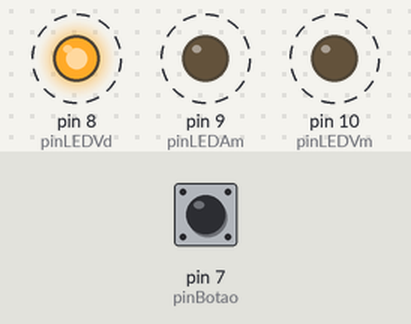
A sketch run on a simulated Arduino Uno, built with avr-gcc and run on an emulated ATmega328P. Parts: output pins drawn as LEDs (lit = HIGH). Dashed ring = blinking. The inputs (shaded band) are chosen by the test bench; at power-on: pin 7 (pinBotao) HIGH.

Above: at 1.45 s.
1.5 s: pin 7 (pinBotao) pulled LOW for 0.35 s
At 1.65 s:
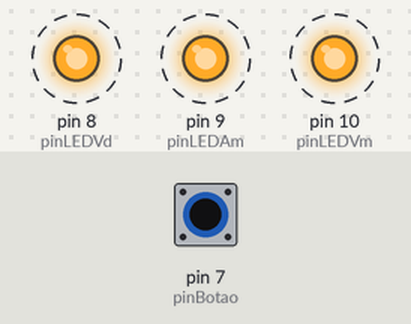
4.5 s: pin 7 (pinBotao) pulled LOW for 1 s
At 4.5 s:
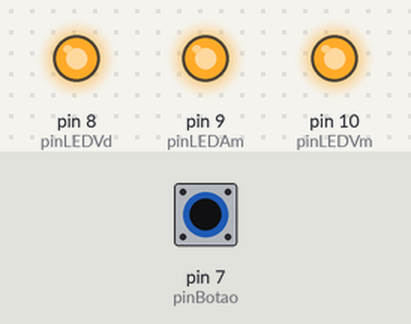
7.0 s: pin 7 (pinBotao) pulled LOW for 0.35 s
At 7.35 s:
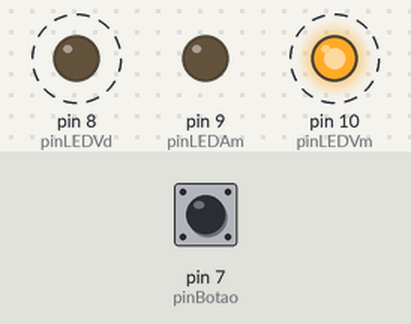
10.0 s: pin 7 (pinBotao) pulled LOW for 3.2 s
At 10.15 s:
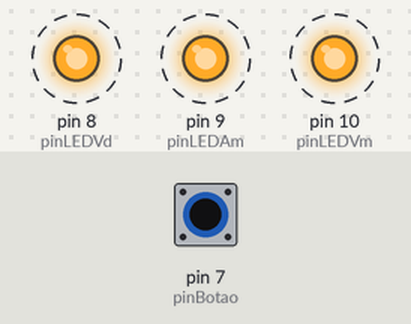
Timing chart, 0 to 15.7 s (numbered marks = the images above; inputs shaded):
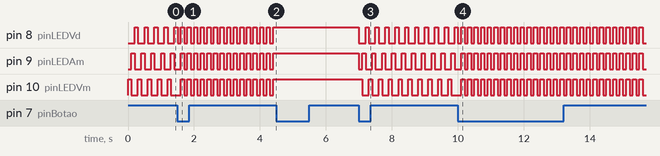

Measured:
- after the input at 1.5 s, pin 8 (pinLEDVd), pin 10 (pinLEDVm): alternates HIGH for 0.10 s and LOW for 0.10 s, starting after 0.10 s; pin 9 (pinLEDAm): alternates HIGH for 0.10 s and LOW for 0.10 s, starting after 0.30 s
- after the input at 4.5 s, pin 8 (pinLEDVd), pin 9 (pinLEDAm), pin 10 (pinLEDVm): stops changing and stays HIGH
- after the input at 7.0 s, pin 8 (pinLEDVd): alternates HIGH for 0.10 s and LOW for 0.20 s, starting at once; pin 9 (pinLEDAm): HIGH → LOW at once, then repeats every 0.30 s: HIGH 0.10 s, LOW 0.20 s; pin 10 (pinLEDVm): alternates HIGH for 0.10 s and LOW for 0.20 s, starting after 0.10 s
- after the input at 10.0 s, pin 8 (pinLEDVd), pin 10 (pinLEDVm): alternates HIGH for 0.10 s and LOW for 0.10 s, starting after 0.10 s; pin 9 (pinLEDAm): alternates HIGH for 0.10 s and LOW for 0.10 s, starting after 0.30 s
- by itself, pin 8 (pinLEDVd), pin 9 (pinLEDAm), pin 10 (pinLEDVm): alternates HIGH for 0.10 s and LOW for 0.20 s

The sketch:

exercicio_Aula5.ino
```cpp
#define pinLEDVm 10
#define pinLEDAm 9
#define pinLEDVd 8

#define pinBotao 7

#define tempoDebounce 200

byte estadoLEDs = 1;
bool estadoBotaoAnt = HIGH;
unsigned long debounceBotao;

void setup() {
  pinMode(pinLEDVm, OUTPUT);
  pinMode(pinLEDAm, OUTPUT);
  pinMode(pinLEDVd, OUTPUT);

  pinMode(pinBotao, INPUT_PULLUP);

}

void loop() {

  bool estadoBotao = digitalRead(pinBotao);


  //Controle do estado dos botões
  if( (millis() - debounceBotao) > tempoDebounce) {
    if (!estadoBotao && estadoBotaoAnt ) {
      estadoLEDs++;

      if (estadoLEDs > 3 ){
          estadoLEDs = 1;
      }
      debounceBotao = millis();
    }
  }

  switch (estadoLEDs) {
    case 1: {
      //Efeito 1
      digitalWrite(pinLEDVm, HIGH);
      digitalWrite(pinLEDAm, LOW);
      digitalWrite(pinLEDVd, LOW);
      delay(100);
      digitalWrite(pinLEDVm, LOW);
      digitalWrite(pinLEDAm, HIGH);
      digitalWrite(pinLEDVd, LOW);
      delay(100);
      digitalWrite(pinLEDVm, LOW);
      digitalWrite(pinLEDAm, LOW);
      digitalWrite(pinLEDVd, HIGH);
      delay(100);
      break;

    }
     case 2: {
      //Efeito 2
      digitalWrite(pinLEDVm, LOW);
      digitalWrite(pinLEDAm, LOW);
      digitalWrite(pinLEDVd, LOW);
      delay(100);
      digitalWrite(pinLEDVm, HIGH);
      digitalWrite(pinLEDAm, HIGH);
      digitalWrite(pinLEDVd, HIGH);
      delay(100);
      break;

    }

    default: {
      digitalWrite(pinLEDVm, HIGH);
      digitalWrite(pinLEDAm, HIGH);
      digitalWrite(pinLEDVd, HIGH);
    }
  }

  estadoBotaoAnt = estadoBotao;
}
```
